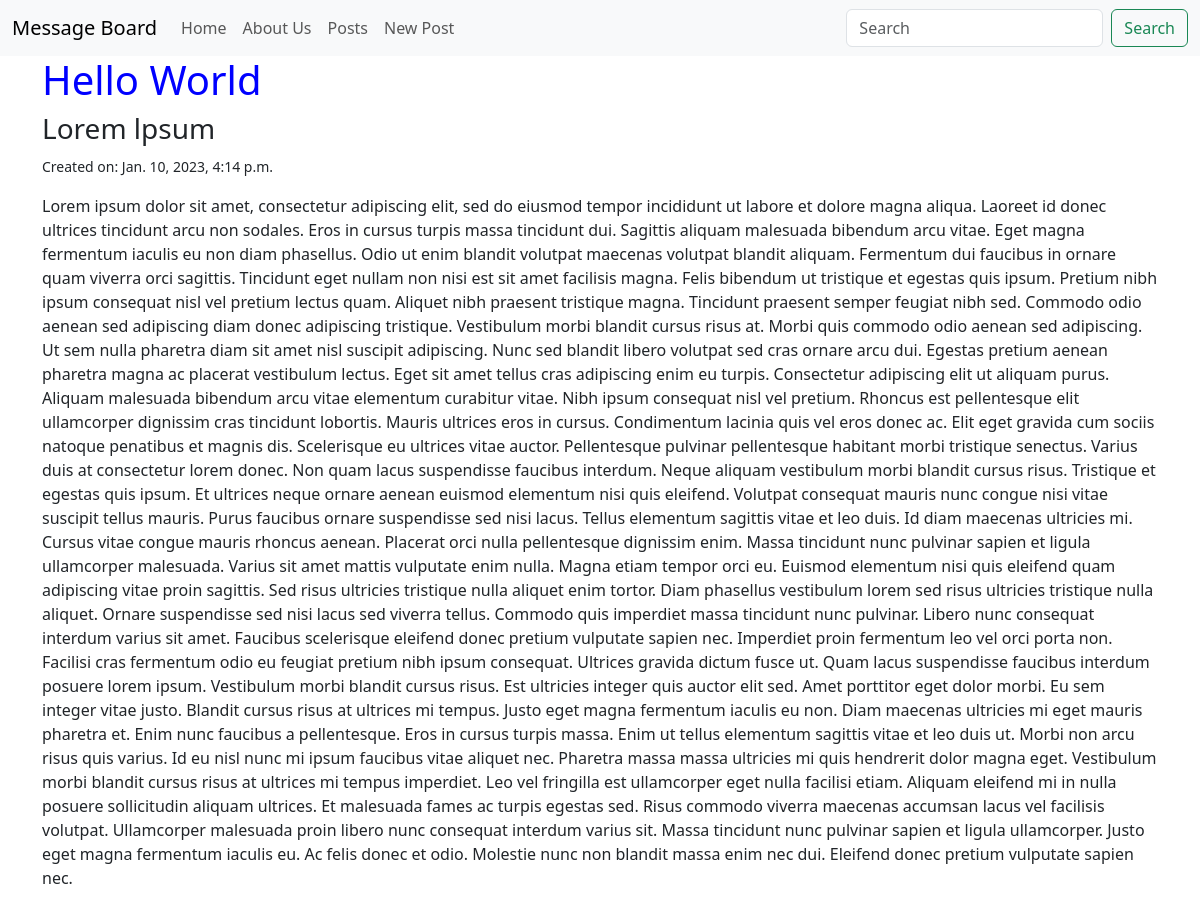
The app's page /posts/1/ with its own data.
### posts/models.py (models this page shows, shortened)
class Post(models.Model):
    title = models.CharField(max_length=256)
    subtitle = models.CharField(max_length=256)
    body = models.TextField()
    created_on = models.DateTimeField(auto_now_add=True)

### posts/views.py (the view)
# urls.py: path("<int:pk>/", PostDetailView.as_view(), name="detail"),
class PostDetailView(DetailView):
    template_name = "posts/detail.html"
    model = Post

### templates/posts/detail.html (shortened to what this page needs)
{% extends 'base.html' %}
{% block content %}
<h1>{{ post.title }}</h1>
<h3>{{ post.subtitle }}</h3>
<p><small>Created on: {{ post.created_on }}</small></p>
<p>{{ post.body }}</p>
{% endblock content %}

### static/css/base.css (style rules this page uses)
h1 { color: blue; }

### records on screen
Post: title "Hello World", subtitle "Lorem lpsum", created_on "Jan. 10, 2023, 4:14 p.m.", body "Lorem ipsum dolor sit amet, consectetur adipiscing elit, sed do eiusmod tempor incididunt ut labore et dolore magna aliqua. Laoreet id donec ultrices tincidunt arcu non sodales. Eros in cursus turpis massa tincidunt dui. Sagittis aliquam malesuada bibendum arcu vitae. Eget magna fermentum iaculis eu non diam phasellus. Odio ut enim blandit volutpat maecenas volutpat blandit aliquam. Fermentum dui faucibus in ornare quam viverra orci sagittis. Tincidunt eget nullam non nisi est sit amet facilisis magna. Felis bibendum ut tristique et egestas quis ipsum. Pretium nibh ipsum consequat nisl vel pretium lectus quam. Aliquet nibh praesent tristique magna. Tincidunt praesent semper feugiat nibh…"
